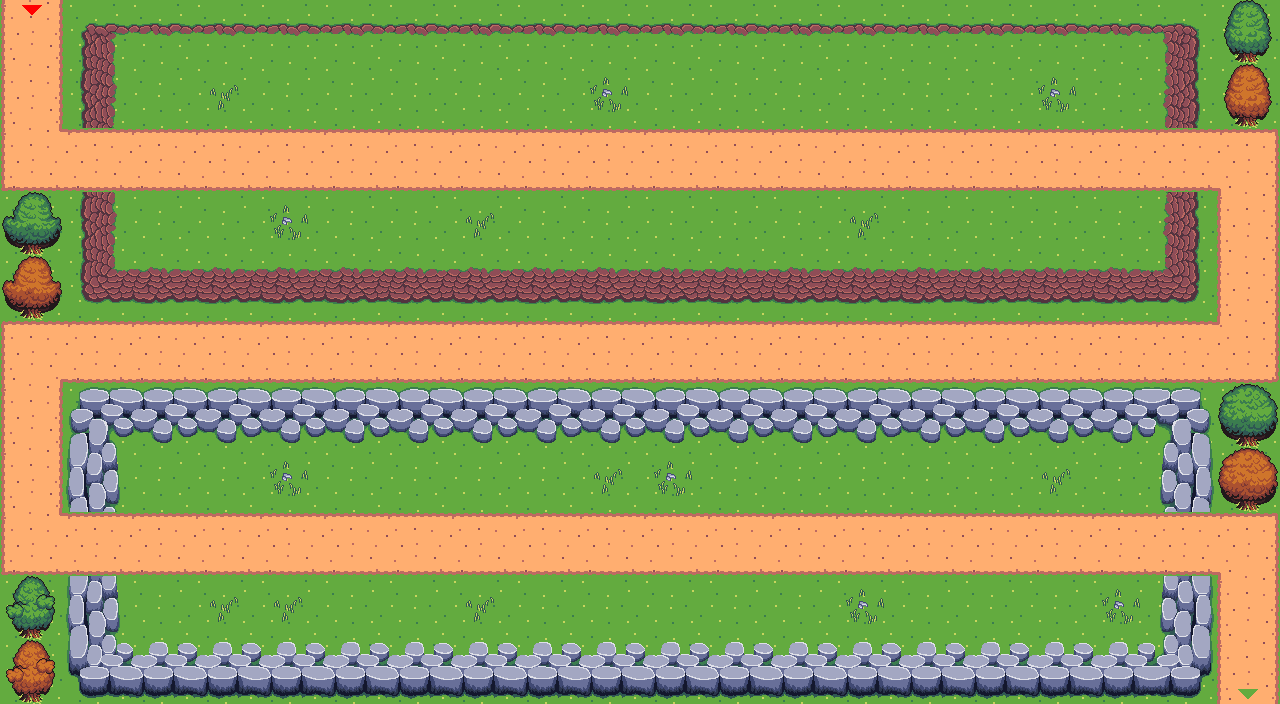

Tiled map render using the project's own tile images. Description and the whole map definition, tile-layer contents included, below:
An orthogonal 20x11 tile map with 64x64 px tiles, 1 tile layer (Tile Layer 1).

<map version="1.10" tiledversion="1.11.2" orientation="orthogonal" renderorder="right-down" width="20" height="11" tilewidth="64" tileheight="64" infinite="0" nextlayerid="2" nextobjectid="1">
 <tileset firstgid="1" source="set.tsx" />
 <layer id="1" name="Tile Layer 1" width="20" height="11">
  <data encoding="csv">
73,102,103,103,103,103,103,103,103,103,103,103,103,103,103,103,103,103,104,110,
40,118,119,156,119,119,119,119,119,157,119,119,119,119,119,119,157,119,120,158,
54,55,55,55,55,55,55,55,55,55,55,55,55,55,55,55,55,55,55,24,
126,118,119,119,157,119,119,156,119,119,119,119,119,156,119,119,119,119,120,40,
174,134,135,135,135,135,135,135,135,135,135,135,135,135,135,135,135,135,136,40,
22,55,55,55,55,55,55,55,55,55,55,55,55,55,55,55,55,55,55,56,
40,185,154,154,154,154,154,154,154,154,154,154,154,154,154,154,154,154,186,111,
40,183,119,119,157,119,119,119,119,156,157,119,119,119,119,119,156,119,184,159,
54,55,55,55,55,55,55,55,55,55,55,55,55,55,55,55,55,55,55,24,
127,183,119,156,156,119,119,156,119,119,119,119,119,157,119,119,119,157,184,40,
175,201,170,170,170,170,170,170,170,170,170,170,170,170,170,170,170,170,202,89
</data>
 </layer>
</map>
